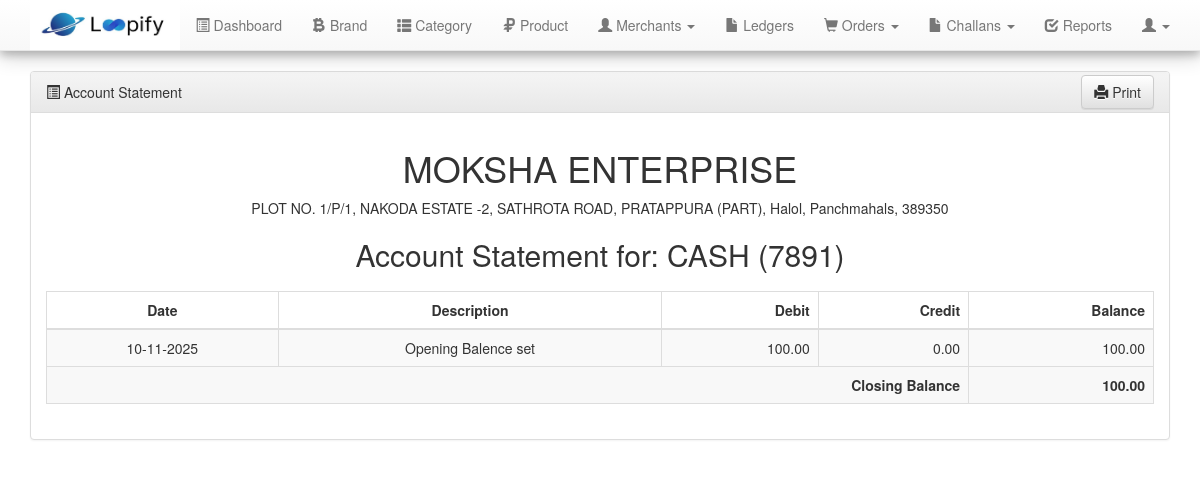
/bank_statement.php?id=4 (signed in), run on the app's committed database.
### tables this page shows
CREATE TABLE `chart_of_accounts` (
  `account_id` int(11) NOT NULL,
  `account_name` varchar(255) NOT NULL,
  `account_type` enum('Asset','Liability','Equity','Revenue','Expense') NOT NULL,
  `party_id` int(11) DEFAULT NULL,
  `is_active` int(1) NOT NULL DEFAULT 1
);

CREATE TABLE `users` (
  `user_id` int(11) NOT NULL,
  `username` varchar(255) NOT NULL,
  `password` varchar(255) NOT NULL,
  `email` varchar(255) NOT NULL,
  `company_name` varchar(255) DEFAULT NULL,
  `gstin` varchar(20) DEFAULT NULL,
  `cgst` decimal(5,2) DEFAULT NULL COMMENT 'Central GST rate percentage',
  `sgst` decimal(5,2) DEFAULT NULL COMMENT 'State GST rate percentage',
  `company_addr` text DEFAULT NULL,
  `company_email` varchar(255) DEFAULT NULL,
  `contact_no` varchar(255) DEFAULT NULL,
  `company_bank_details` text DEFAULT NULL COMMENT 'Stores formatted bank details text',
  `state_name` varchar(255) DEFAULT NULL,
  `state_code` varchar(10) DEFAULT NULL
);

CREATE TABLE `journal_entry_lines` (
  `line_id` int(11) NOT NULL,
  `voucher_id` int(11) NOT NULL,
  `account_id` int(11) NOT NULL,
  `debit` decimal(10,2) NOT NULL DEFAULT 0.00,
  `credit` decimal(10,2) NOT NULL DEFAULT 0.00
);

CREATE TABLE `journal_vouchers` (
  `voucher_id` int(11) NOT NULL,
  `voucher_no` int(11) NOT NULL,
  `voucher_date` date NOT NULL,
  `description` text NOT NULL COMMENT 'Narration for the entire entry',
  `user_id` int(11) NOT NULL,
  `created_at` timestamp NOT NULL DEFAULT current_timestamp()
);

### bank_statement.php (the view, shortened to what this page needs)
<?php
require_once 'includes/header.php';
$accountId = $_GET['id'] ?? 0;
$sql = "SELECT ca.account_name, u.company_name, u.company_addr
        FROM chart_of_accounts ca
        LEFT JOIN users u ON u.user_id = 1
        WHERE ca.account_id = ?";
$stmt = $connect->prepare($sql);
$stmt->bind_param("i", $accountId);
$stmt->execute();
$headerData = $stmt->get_result()->fetch_assoc();
$sql = "SELECT v.voucher_date, v.description, l.debit, l.credit
        FROM journal_entry_lines l
        JOIN journal_vouchers v ON l.voucher_id = v.voucher_id
        WHERE l.account_id = ?
        ORDER BY v.voucher_date ASC, l.line_id ASC";
$stmt = $connect->prepare($sql);
$stmt->bind_param("i", $accountId);
$stmt->execute();
$result = $stmt->get_result();
?>
<div class="row">
    <div class="col-md-12">
        <div class="panel panel-default">
            <div class="panel-heading">
                <i class="glyphicon glyphicon-list-alt"></i> Account Statement
                <button class="btn btn-default pull-right" onclick="window.print();" style="margin-top:-7px;">
                    <i class="glyphicon glyphicon-print"></i> Print
                </button>
            </div>
            <div class="panel-body">
                <div class="report-header" style="text-align:center; margin-bottom: 20px;">
                    <h1><?php echo htmlspecialchars($headerData['company_name']); ?></h1>
                    <p><?php echo htmlspecialchars($headerData['company_addr']); ?></p>
                    <h2>Account Statement for: <?php echo htmlspecialchars($headerData['account_name']); ?></h2>
                </div>
                <table class="table table-bordered table-striped">
                    <thead>
                        <tr>
                            <th>Date</th>
                            <th>Description</th>
                            <th class="text-right">Debit</th>
                            <th class="text-right">Credit</th>
                            <th class="text-right">Balance</th>
                        </tr>
                    </thead>
                    <tbody>
                        <?php
                        $balance = 0;
                        if($result->num_rows > 0) {
                            while($row = $result->fetch_assoc()) {
                                $debit = (float)$row['debit'];
                                $credit = (float)$row['credit'];
                                $balance = $balance + $debit - $credit;
                                ?>
                                <tr>
                                    <td><?php echo date("d-m-Y", strtotime($row['voucher_date'])); ?></td>
                                    <td><?php echo htmlspecialchars($row['description']); ?></td>
                                    <td class="text-right"><?php echo number_format($debit, 2); ?></td>
                                    <td class="text-right"><?php echo number_format($credit, 2); ?></td>
                                    <td class="text-right"><?php echo number_format($balance, 2); ?></td>
                                </tr>
                            <?php }
                        } else {
                            echo '<tr><td colspan="5" class="text-center">No transactions found for this account.</td></tr>';
                        }
                        ?>
                    </tbody>
                    <tfoot>
                        <tr style="font-weight:bold; background-color:#f8f8f8;">
                            <td colspan="4" class="text-right">Closing Balance</td>
                            <td class="text-right"><?php echo number_format($balance, 2); ?></td>
                        </tr>
                    </tfoot>
                </table>
            </div>
        </div>
    </div>
</div>
<?php require_once 'includes/footer.php'; ?>

### custom/css/custom.css (style rules this page uses)
td, th { text-align: center; }

### data on the page
chart_of_accounts: users.company_name "MOKSHA ENTERPRISE", users.company_addr "PLOT NO. 1/P/1, NAKODA ESTATE -2, SATHROTA ROAD, PRATAPPURA (PART), Halol, Panchmahals, 389350", account_name "CASH (7891)"
journal_entry_lines: voucher.voucher_date "10-11-2025", voucher.description "Opening Balence set", debit "100.00", credit "0.00"
